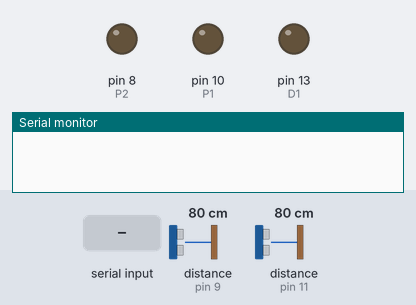
This sketch was run on a simulated Arduino Uno, built with avr-gcc and run on an emulated ATmega328P. Shown: output pins drawn as LEDs (lit = HIGH), the last lines printed to the serial monitor. The test bench sets the inputs (shaded band); at power-on: distance to the obstacle (sensors on pin 9, pin 11) 80 cm. The echo pulse lasts 58.3 µs per cm; pins used as bus, display or sensor lines are not drawn.

Above: at 1.2 s.
1.3 s: "S\n" received over Serial
At 2.0 s:
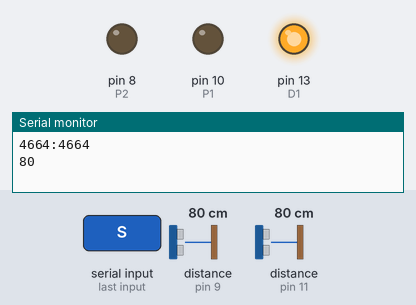
2.8 s: "e\n" received over Serial
At 4.0 s:
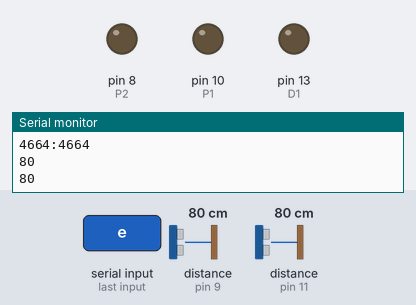
4.3 s: "s\n" received over Serial
At 5.5 s:
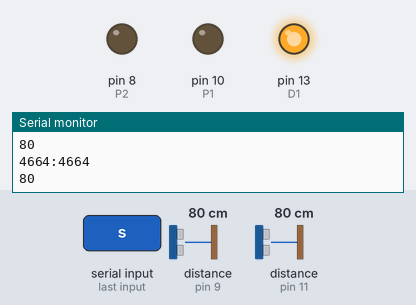
Timing chart, 0 to 7.3 s (numbered marks = the images above; inputs shaded):
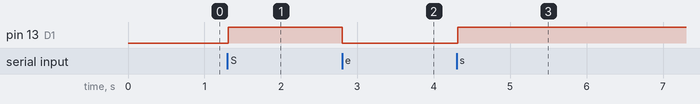

The sketch:

seeker_05.ino
```cpp
#include<stdio.h>
int one_datastep = 0;
int reverse = 0;
char data;
int P1 = 10;
int E1 = 11;//left, looked from behind
int P2 = 8;
int E2 = 9;//right, lfb
int S1 = 12;
int D1 = 13;
long int value1 = 0;
long int value2 = 0;
int step_ctr = 0;
int get_amount = 0;
int turn_front = 0;
int turned = 0;
int data_send = 0;
void setup()
{
  Serial.begin(9600);
  pinMode(S1,OUTPUT);
  pinMode(D1,OUTPUT);
  pinMode(P1,OUTPUT);
  pinMode(P2,OUTPUT);
  pinMode(E1,INPUT);
  pinMode(E2,INPUT);
}

void loop()
{
  while(Serial.available()>0)//data incoming
  {
//    Serial.println("Seekerbot received command!");
    data = Serial.read();
    if(data == 'S' || data == 's')
    {
      //Serial.print("Received ");
      one_datastep = 1;
    }
    else if(data == 'e')
    {
      reverse = 1;
    }
    else if (data == 'f')
    {
      turn_front = 1;
    }
    else if(data == 'b')
    {
      turn_front = 2;
    }
    else if(data = 'd')
    {
      data_send = 1;
    }
    else if(data == 'r'||data=='R')
    {
      //get_amount = 1;
    }
    else if(data == ':')
    {
      //get_amount = 2;
    }/*
    else
    {
      if(get_amount == 1)
      {
      }
      else if(get_amount == 2)
      {
      }
    }*/
  }
  get_amount = 0;
  data = 'N';
  if(turn_front == 1)
  {
    for(int i = 0;i<50;i++)
    {
      step_one(1);
    }
    turn_front = 0;
  }
  else if(turn_front == 2)
  {
    for(int i = 0;i<50;i++)
    {
      step_one(0);
    }
    turn_front =  0;
  }
  if(one_datastep)
  {
    one_datastep = 0;
//    value1 = read_value(1);
//    value2 = read_value(2);
//    Serial.print("[");
    Serial.print(read_value(1));
    Serial.print(":");
    Serial.println(read_value(2));
//    Serial.print("]");
    step_one(1);
    step_ctr++;
  }
  if(data_send == 1)
  {
    data_send = 0;
    long data = read_value(1);
    data = (data/2)/29.1;
    Serial.print(data);
    Serial.print("\n");
  }
  if(reverse == 1)
  {
    reverse = 0;
    for(int i=0;i<step_ctr;i++)
    {
      step_one(0);
    }
    step_ctr = 0;
  }
}
long read_value(unsigned int n)
{
  long value = 0;
  if(n==1)//ultrasonic1
  {
    digitalWrite(P1,HIGH);
    delayMicroseconds(10);
    digitalWrite(P1,LOW);
    value = pulseIn(E1,HIGH);
  }
  if(n==2)//ultrasonic2
  {
    digitalWrite(P2,HIGH);
    delayMicroseconds(10);
    digitalWrite(P2,LOW);
    value = pulseIn(E2,HIGH);
  }
  return value;
}
void step_one(int d)
{
  digitalWrite(D1, d);
  digitalWrite(S1, 1);
  delay(8);
  digitalWrite(S1, 0);
  delay(8);
  //Serial.println("Step");
}
```

Measured:
- after the input at 1.3 s, pin 13 (D1): LOW → HIGH at once
- after the input at 2.8 s, pin 13 (D1): HIGH → LOW at once
- after the input at 4.3 s, pin 13 (D1): LOW → HIGH at once
